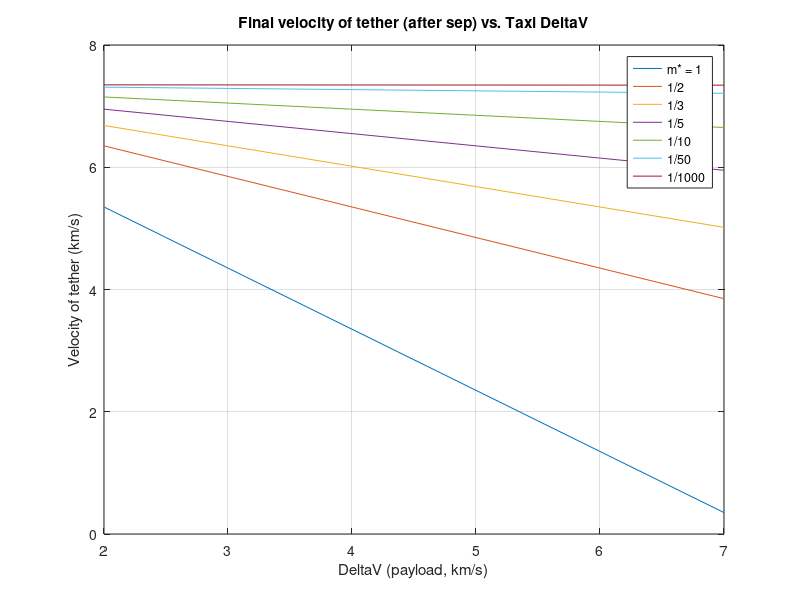
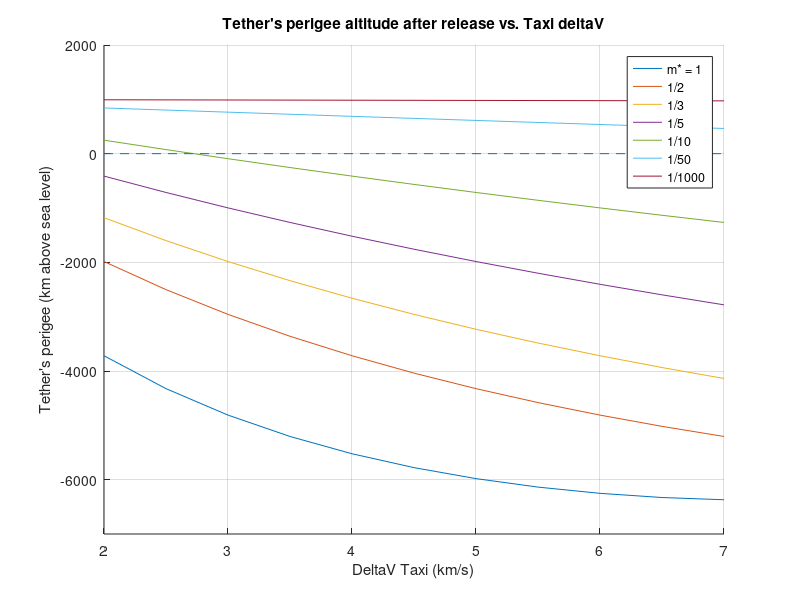

Reproduce these figures in MATLAB, in order.
clc
close all
clear all

%% Useful metrics
mu_earth = 398600.4415; %km^3/s^2 (gravitational parameter of Earth)

r_earth = 6378.136; %km (mean equatorial radius of Earth)
h_LEO = 1000;    %km (altitude of LEO)
r_LEO = r_earth + h_LEO;


%% Compute Useful Values
v_LEO = (mu_earth/r_LEO)^.5;    %km/s (orbital velocity of circular LEO)


%% Orbit drop after release
% The conservation of momentum allow us to express the orbital velocity of
% tether after release of S/C as a function of initial speed (orbital speed
% in LEO), the mass ratio between the S/C and the launch system {tether +
% couterweight and the various systems needed} and the deltaV applied to the payload 
% Assumptions :
%   Delta V are colinear to prograde vector
%   Initial orbit is circular

m_star = [1 2 3 5 10 50 1000].^-1;   % Mass ratio payload/tether
dV = [2:0.5:7];                       % Payload deltaV-->(for moon&cycler)

j=1;
for mratio = m_star        % Mass ratio range(m(S/C) / m(tether))
    i=1;
    for dv_sc = dV
        % Velocity of tether after release in km/s
        V_tether(i,j) = v_LEO-mratio*dv_sc; 
        
        % Corresponding Perigee (distance to Sea Level) in km
        z_perigee(i,j) = 2*r_LEO*mu_earth/(2*mu_earth-r_LEO*V_tether(i,j)^2)-r_LEO-r_earth;
        i=i+1;
    end
    j=j+1;
end



figure(9)
plot(dV, V_tether)
title('Final velocity of tether (after sep) vs. Taxi DeltaV')
xlabel('DeltaV (payload, km/s)')
ylabel('Velocity of tether (km/s)')
legend('m* = 1','1/2','1/3','1/5','1/10','1/50', '1/1000')
grid

figure(10)
hold on
plot(dV, z_perigee)
axis([2 7 -7000 2000])
title('Tether''s perigee altitude after release vs. Taxi deltaV')
xlabel('DeltaV Taxi (km/s)')
ylabel('Tether''s perigee (km above sea level)')
legend('m* = 1','1/2','1/3','1/5','1/10','1/50', '1/1000')
plot([2 7], [0 0], '--', 'HandleVisibility','off')
grid
hold off

% The perige drop is PLUNGING, unless the mass ratio is immense (20+)
% mratio = 20 implies that the tether is a least 20*100=2000 tonnes.
% We will try to put the tether on a eccetrical orbit to store some energy
% before the spin up and remain in stable orbit after release

% Starting frome here, r_LEO will be the perigee radius of the orbit (pre-
% release) and the apogee of the orbit post-release. 

perigee_min = 1000;                   %km Minimum Perigee alt after release
rp_min = perigee_min+r_earth;         %km Minimum Perigee radius after release

% Computi the speed required for the perigee to remain above Perigee_min km
v_post = (mu_earth*(2/r_LEO - 2/(r_LEO+rp_min)))^0.5

% The following loop calculates the initial speed required (at r_LEO) in
% order to remain on an orbit with a perigee >rp_min after the release of
% the spacecraft
% This velocity (v_pre) is computed for all different value of mass ratio
% and DeltaV applied to the payload
% --> the lower the mass ratio, the higher the excess speed required will
% be
% --> the greater the delta V applied to the payload, the greater the
% excess speed v_pre will need to be.
j=1;
for mratio = m_star        % Mass ratio range(m(S/C) / m(tether))
    i=1;
    for dv_sc = dV
        
        v_pre(i,j) = mratio/(1+mratio)*(dv_sc + v_LEO + v_post/mratio);
        i=i+1;
    end
    j=j+1;
end

% compute the altitude of apogee (before release) needed to limit perigee drop
% --> function of mass ratio and deltaV of payload
% z_apogee = -(v_pre.^2.*r_LEO - (2*mu_earth)).^-1 .*(2*mu_earth*r_LEO) - r_LEO - r_earth;

% figure(11)
% plot(dV, z_apogee)
% title('Tether''s initial apogee altitude before release vs. DeltaV of payload')
% xlabel('DeltaV (payload, km/s)')
% ylabel('Tether''s apogee (km above sea level)')
% legend('m* = 1','2','3','5','10','50', '1000')
% grid
% 
% % Compute the eccentricity of the initial orbit
% e_initial = (z_apogee-h_LEO)./(z_apogee + r_earth + r_LEO);
% 
% figure(12)
% plot(dV, e_initial)
% title('Tether''s orbit initial eccentricity before release vs. DeltaV of payload')
% xlabel('DeltaV (payload, km/s)')
% ylabel('Tether''s orb. eccentricity')
% legend('m* = 1','2','3','5','10','50', '1000')
% grid
